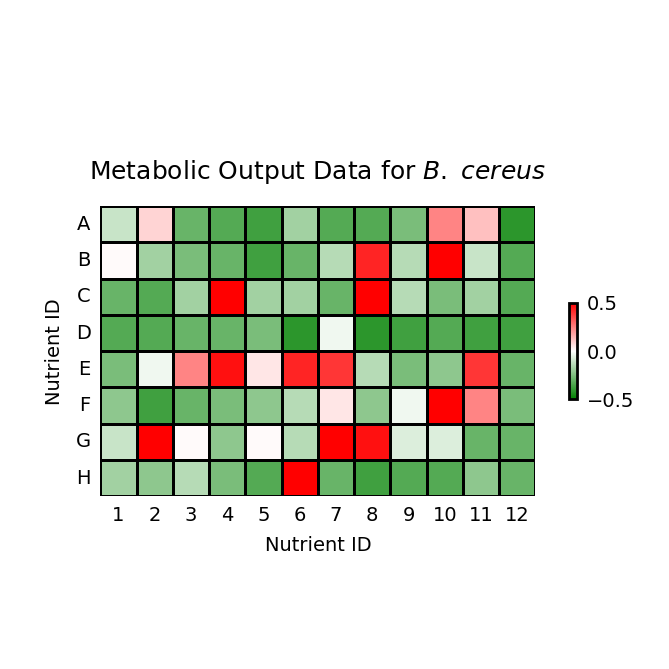

Write the Python code that produced this figure.
# v1.2 | Heatmap | biolog_output.csv | Adjusted borders, spacing, and tick sizes
import pandas as pd
import seaborn as sns
import matplotlib.pyplot as plt
import numpy as np
import matplotlib.colors as mcolors

CONFIG = {
    "filename": "biolog_output.csv",
    "figsize_inches": (3.346, 3.346), # 85mm Cell Single Column Width
    "dpi": 300,
    "title": r"Metabolic Output Data for $\it{B.\,cereus}$", # \, reduces spacing compared to \ 
    "title_size": 9,
    "label_size": 7,
    "tick_size": 7,
    "cbar_tick_size": 3.5, # Decreased by 50% from 7
    "font_family": ["Arial", "Helvetica", "DejaVu Sans", "sans-serif"],
    "colors": ["green", "white", "red"],
    "border_width": 0.5, # Decreased by 50% from 1.0
    "cbar_height_ratio": 1/3,
    "cbar_aspect": 12,
    "vmin": -0.5,
    "vmax": 0.5
}

# Apply font settings
plt.rcParams['font.family'] = 'sans-serif'
plt.rcParams['font.sans-serif'] = CONFIG["font_family"]
plt.rcParams['svg.fonttype'] = 'none'
plt.rcParams['axes.unicode_minus'] = False # Use short dash (ASCII hyphen) for negative signs

# Load data
df = pd.read_csv(CONFIG["filename"], index_col=0)

# Apply Normal Standardization (Global Z-score)
vals = df.values
mean_val = np.nanmean(vals)
std_val = np.nanstd(vals)
df_norm = (df - mean_val) / std_val

# Create figure
fig = plt.figure(figsize=CONFIG["figsize_inches"], dpi=CONFIG["dpi"])
# Manual bounds for precise colorbar placement beside the square axes
ax = fig.add_axes([0.15, 0.15, 0.65, 0.65]) 

# Custom diverging colormap (Green -> White -> Red)
cmap = mcolors.LinearSegmentedColormap.from_list('custom_diverging', CONFIG["colors"])

# Plot heatmap
sns.heatmap(df_norm, cmap=cmap, square=True, 
            linewidths=CONFIG["border_width"], linecolor='black', 
            annot=False, cbar=False, ax=ax,
            vmin=CONFIG["vmin"], vmax=CONFIG["vmax"]) 

# Set title and labels
ax.set_title(CONFIG["title"], fontsize=CONFIG["title_size"], pad=10)
label_bbox = dict(facecolor='white', edgecolor='none', pad=0)
ax.set_xlabel('Nutrient ID', fontsize=CONFIG["label_size"], bbox=label_bbox)
ax.set_ylabel('Nutrient ID', fontsize=CONFIG["label_size"], bbox=label_bbox)

# Tick formatting
# Remove tick marks (length=0), keep labels, ensure text is upright (rotation=0)
ax.tick_params(axis='both', which='major', labelsize=CONFIG["tick_size"], length=0)

# Make sure text is upright
plt.setp(ax.get_xticklabels(), rotation=0, ha='center')
plt.setp(ax.get_yticklabels(), rotation=0, va='center')

# Force layout update to access real axes dimensions
fig.canvas.draw()
pos = ax.get_position()

# Calculate colorbar geometry (1/3 height, 1:12 aspect)
cbar_height = pos.height * CONFIG["cbar_height_ratio"]
cbar_width = cbar_height / CONFIG["cbar_aspect"]
cbar_bottom = pos.y0 + (pos.height - cbar_height) / 2
cbar_left = pos.x1 + 0.05

# Draw colorbar
cax = fig.add_axes([cbar_left, cbar_bottom, cbar_width, cbar_height])
cbar = fig.colorbar(ax.collections[0], cax=cax)

# Colorbar styling
cbar.outline.set_linewidth(CONFIG["border_width"])
cbar.outline.set_edgecolor('black')
cax.tick_params(labelsize=CONFIG["cbar_tick_size"], length=0)

plt.show()
